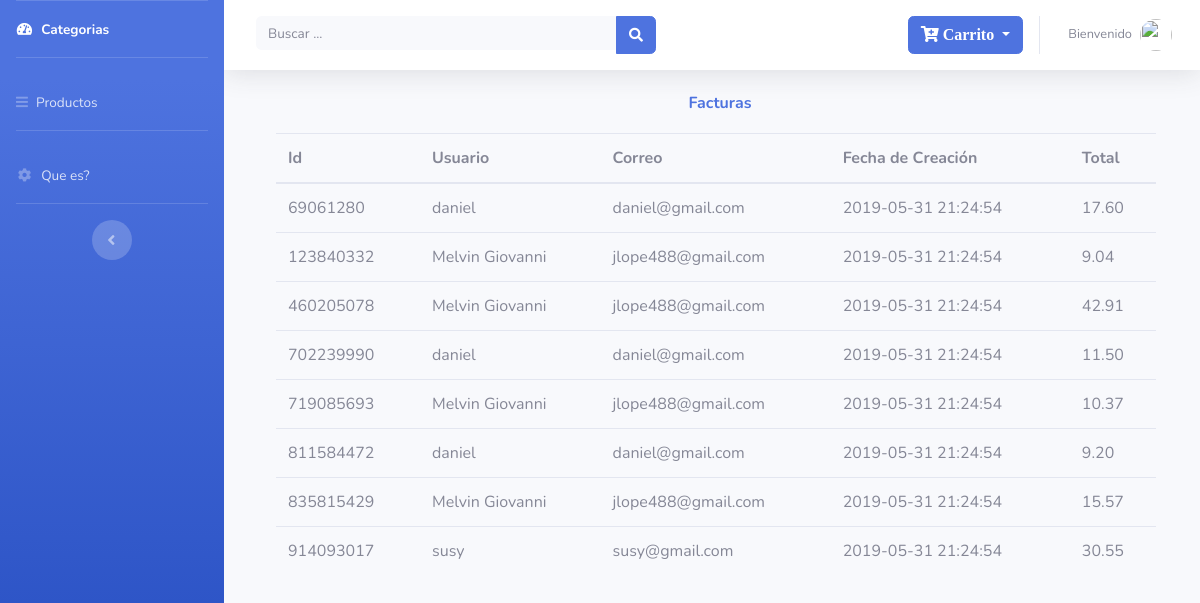
The page /index.php/facturas/ver on the database its author committed.
### tables this page shows
CREATE TABLE `factura` (
  `id` int(11) NOT NULL,
  `id_usuario` int(11) NOT NULL,
  `f_creacion` timestamp NOT NULL DEFAULT CURRENT_TIMESTAMP,
  `total` decimal(16,2) NOT NULL
);

CREATE TABLE `usuarios` (
  `id` int(11) NOT NULL,
  `nombre` varchar(150) NOT NULL,
  `correo` varchar(150) NOT NULL,
  `pass` varchar(200) NOT NULL,
  `telefono` varchar(13) NOT NULL,
  `direccion` varchar(200) NOT NULL,
  `tipo` enum('Administrador','Estandar') DEFAULT 'Estandar',
  `estado` int(11) NOT NULL DEFAULT '1'
);

### application/controllers/Facturas.php (called while the page is built, shortened)
<?php
class facturas extends CI_Controller
{
    public function __construct(){
        $this->load->model(['productoModel','facturasModel','login_Model']);
    }
    public function ver(){
        $this->load->model('facturasModel');
             $this->load->view('layout/menu');
            $this->load->view('facturas/ver', ['info' => $this->facturasModel->datos()]);
            $this->load->view('layout/footer');
    }
}
?>

### index.php (called while the page is built, shortened)
<?php
require_once BASEPATH.'core/CodeIgniter.php';

### application/models/FacturasModel.php (called while the page is built, shortened)
<?php
class FacturasModel extends CI_Model
{
	public function datos()
	{
		return $this->db->query( "SELECT f.id, f.f_creacion, f.total,u.nombre, u.correo FROM factura f
		INNER JOIN usuarios u ON f.id_usuario = u.id ORDER BY f_creacion DESC")->result();
	}
}

### application/views/facturas/ver.php (the view)
<div class="container-fluid">
                  <h6 class="m-0 font-weight-bold text-primary"><center>Facturas</center></h6>
                </div>
                <div class="card-body">
                  <div class="table-responsive">
            <table class="table" width="100%" cellspacing="0">
  <thead>
    <tr>
      <th scope="col">Id</th>
      <th scope="col">Usuario</th>
      <th scope="col">Correo</th>
      <th scope="col">Fecha de Creación</th>
      <th scope="col">Total</th>
    </tr>
  </thead>
  <tbody>
  <?php foreach ($info as $datos) { ?>
    <tr>
      <td><?= $datos->id ?></td>
      <td><?= $datos->nombre ?></td>
      <td><?= $datos->correo ?></td>
      <td><?= $datos->f_creacion ?></td>
      <td><?= $datos->total ?></td>
<?php } ?>
     </tr>
</tbody>

### application/views/layout/menu.php (shortened to what this page needs)
<!DOCTYPE html>
<html lang="en">
<head>
    <link rel="stylesheet" href="https://stackpath.bootstrapcdn.com/bootstrap/4.3.1/css/bootstrap.min.css">
    <link href="<?= base_url('assets/vendor/fontawesome-free/css/all.min.css')?>" rel="stylesheet" type="text/css">
    <link href="<?= base_url('assets/css/sb-admin-2.min.css')?>" rel="stylesheet">
    <link href="<?= base_url('assets/css/estilo.css')?>" rel="stylesheet">
  <link href="<?=base_url('assets/vendor/datatables/dataTables.bootstrap4.min.css')?>" rel="stylesheet">
</head>
<body id="page-top">
    <div id="wrapper">
<ul class="navbar-nav bg-gradient-primary sidebar sidebar-dark accordion" id="accordionSidebar">
  <li class="nav-item active">
    <a class="nav-link" href="<?=base_url('categoria/index')?>">
      <i class="fas fa-fw fa-tachometer-alt"></i>
      <span>Categorias</span></a>
  </li>
  <hr class="sidebar-divider">
  <li class="nav-item">
<?php if($this->session->user){
          if ($this->session->user->tipo == 'Administrador') { ?>
            <a class="nav-link" href="<?=base_url('producto/index')?>">
<?php }else { ?>
 <a class="nav-link" href="<?=base_url('producto/usuario_vista')?>">
<?php }
}else { ?>
    <a class="nav-link" href="<?=base_url('producto/usuario_vista')?>">
<?php } ?>
      <i class="fa fa-bars"></i>
      <span>Productos</span></a>
  </li>
     <hr class="sidebar-divider">
  <li class="nav-item">
    <a class="nav-link" href="<?=base_url('quees/index')?>">
      <i class="fas fa-fw fa-cog"></i>
      <span>Que es?</span></a>
  </li>
  <hr class="sidebar-divider d-none d-md-block">
  <div class="text-center d-none d-md-inline">
    <button class="rounded-circle border-0" id="sidebarToggle"></button>
  </div>
</ul>
<div id="content-wrapper" class="d-flex flex-column">
  <div id="content">
    <nav class="navbar navbar-expand navbar-light bg-white topbar mb-4 static-top shadow">
      <form class="d-none d-sm-inline-block form-inline mr-auto ml-md-3 my-2 my-md-0 mw-100 navbar-search" action="<?= base_url('Buscador/vistaBuscar') ?>" method="post" >
        <div class="input-group">
          <input type="text" name="busqueda" class="form-control bg-light border-0 small" placeholder="Buscar ..." >
          <div class="input-group-append">
            <button class="btn btn-primary" type="submit">
              <i class="fas fa-search fa-sm"></i>
            </button>
          </div>
        </div>
      </form>
      <ul class="navbar-nav ml-auto">
        <li>
        <p>
            <div class="btn-group">
                    <button class="btn btn-primary dropdown-toggle" data-toggle="dropdown" hover="dropdown"><i class="fas fa-cart-plus">&nbsp;Carrito&nbsp;</i><span class="caret"></span></button>
                </div>
          </li>
        <li class="nav-item dropdown no-arrow">
              <a class="nav-link dropdown-toggle" href="#" id="userDropdown" role="button" data-toggle="dropdown" aria-haspopup="true" aria-expanded="false">
                <span class="mr-2 d-none d-lg-inline text-gray-600 small">
                  <?= $this->session->user->nombre ?? 'Bienvenido' ?></span>
                <img class="img-profile rounded-circle" src="https://image.shutterstock.com/image-vector/user-icon-person-profile-avatar-260nw-601713017.jpg">
              </a>
            </li>
          </ul>
        </nav>
        <div class="container-fluid">

### application/views/layout/footer.php (shortened to what this page needs)
</div>
</body>
</html>

### assets/css/estilo.css (style rules this page uses)
.dropdown { position: relative; display: inline-block; }

### rows shown on the page
factura: id "69061280", id_usuario.nombre "daniel", id_usuario.correo "daniel@gmail.com", f_creacion "2019-05-31 21:24:54", total "17.60"
factura: id "123840332", id_usuario.nombre "Melvin Giovanni", id_usuario.correo "jlope488@gmail.com", f_creacion "2019-05-31 21:24:54", total "9.04"
factura: id "460205078", id_usuario.nombre "Melvin Giovanni", id_usuario.correo "jlope488@gmail.com", f_creacion "2019-05-31 21:24:54", total "42.91"
factura: id "702239990", id_usuario.nombre "daniel", id_usuario.correo "daniel@gmail.com", f_creacion "2019-05-31 21:24:54", total "11.50"
factura: id "719085693", id_usuario.nombre "Melvin Giovanni", id_usuario.correo "jlope488@gmail.com", f_creacion "2019-05-31 21:24:54", total "10.37"
factura: id "811584472", id_usuario.nombre "daniel", id_usuario.correo "daniel@gmail.com", f_creacion "2019-05-31 21:24:54", total "9.20"
factura: id "835815429", id_usuario.nombre "Melvin Giovanni", id_usuario.correo "jlope488@gmail.com", f_creacion "2019-05-31 21:24:54", total "15.57"
factura: id "914093017", id_usuario.nombre "susy", id_usuario.correo "susy@gmail.com", f_creacion "2019-05-31 21:24:54", total "30.55"

### other values the page prints
$this->session->user->nombre "Bienvenido"
